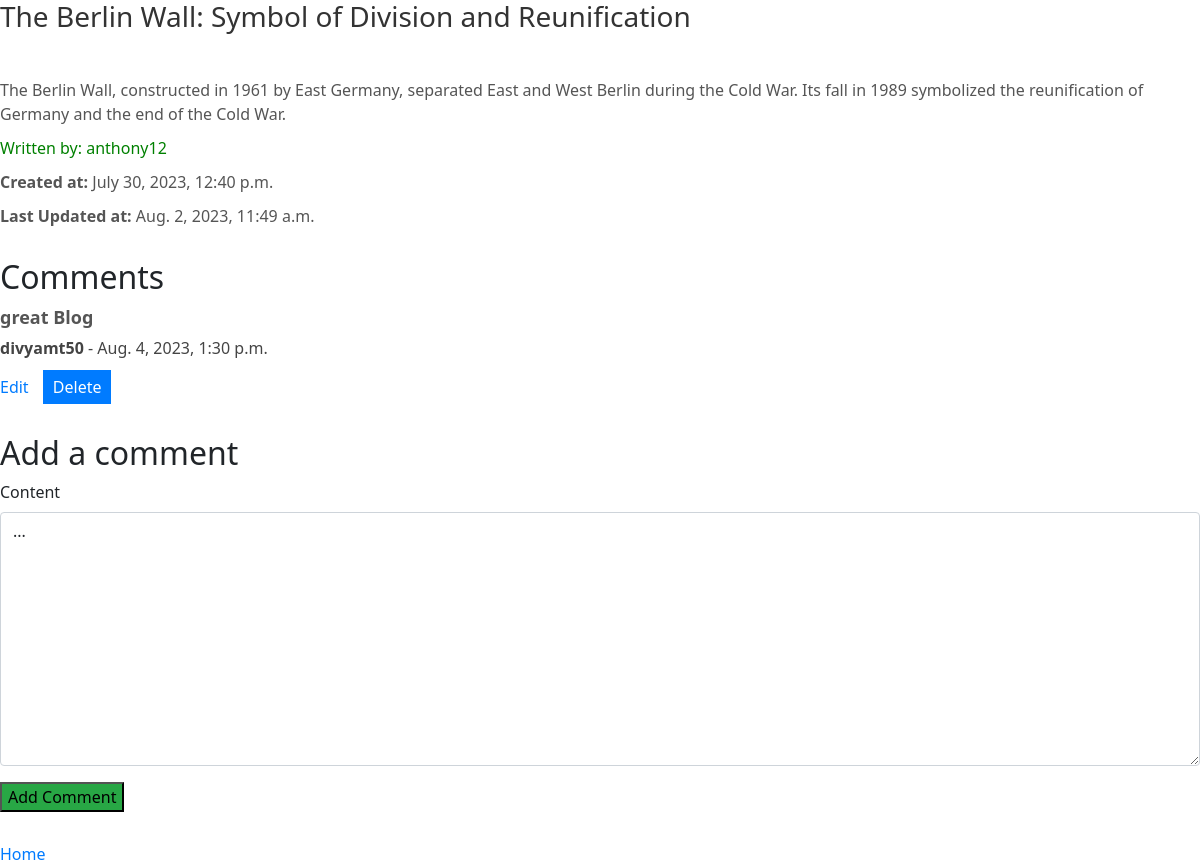
The app's page /blogs/8/ (signed in) with its own data.
### app/models.py (models this page shows, shortened)
class Blog(models.Model):
    title = models.CharField(max_length=100)
    content = models.TextField()
    owner = models.ForeignKey(settings.AUTH_USER_MODEL, on_delete=models.CASCADE)
    created_at = models.DateTimeField(auto_now_add=True)
    last_updated = models.DateTimeField(auto_now=True)
    image = models.ImageField(upload_to='blog_images/', blank=True, null=True)

class CustomUser(AbstractUser):
    pass

class Comment(models.Model):
    user = models.ForeignKey(CustomUser, on_delete=models.CASCADE)
    blog = models.ForeignKey('Blog', related_name='comments', on_delete=models.CASCADE)
    content = models.TextField(default="...")
    created_at = models.DateTimeField(auto_now_add=True)
    last_updated = models.DateTimeField(auto_now=True)

### app/views.py (the view)
# urls.py: path('blogs/<int:pk>/', BlogDetailView.as_view(), name = 'blog_detail'),
class BlogDetailView(LoginRequiredMixin,DetailView):
    model = Blog
    template_name = 'app/blog_detail.html'
    context_object_name = 'blog'
    pk_url_kwarg = 'pk'
    login_url = '/login/'
    def get_context_data(self, **kwargs):
        context = super().get_context_data(**kwargs)
        blog = context['blog']
        context['comments'] = Comment.objects.filter(blog = blog)
        context['comment_form'] = CommentForm()
        return context

### app/forms.py
class CommentForm(forms.ModelForm):
    class Meta:
        model = Comment
        fields = ['content']
    def __init__(self, *args, **kwargs):
        super().__init__(*args, **kwargs)
        self.fields['content'].required = False

### app/templates/app/blog_detail.html (shortened to what this page needs)
{% extends 'app/base.html' %}
{% block content %}
{% load crispy_forms_tags %}
<h1>{{ blog.title }}</h1>
<br>
<p>{{ blog.content }}</p>
<p style="color: green;">Written by: {{ blog.owner.username }}</p>
<p><strong>Created at:</strong> {{ blog.created_at }}</p>
<p><strong>Last Updated at:</strong> {{ blog.last_updated }}</p>
<div class="comment-section">
    <h2>Comments</h2>
    {% for comment in comments %}
        <div class="comment">
            <p class="comment-content">{{ comment.content }}</p>
            <p class="comment-info">
                <strong>{{ comment.user.username }}</strong> - {{ comment.created_at }}
            </p>
            {% if comment.user == request.user %}
                <a href="{% url 'edit_comment' pk=comment.pk %}">Edit</a>
                <form method="post" action="{% url 'delete_comment' pk=comment.pk %}">
                    <button type="submit">Delete</button>
                </form>
            {% endif %}
        </div>
    {% empty %}
        <p>No comments yet</p>
    {% endfor %}
</div>
<div class="add-comment-section">
    <h2>Add a comment</h2>
    <form method="post" enctype="multipart/form-data" action="{% url 'add_comment' pk=blog.pk %}">
        {{ comment_form|crispy }}
        <button type="submit">Add Comment</button>
    </form>
</div>
<div class="home-link">
    <a href="{% url 'blog_list' %}">Home</a>
</div>
{% endblock %}

### app/templates/app/blog_detail.html (style rules this page uses)
h1 { color: #333; font-size: 28px; margin-bottom: 20px; }
p { color: #555; font-size: 16px; margin-bottom: 10px; }
.comment-section { margin-top: 30px; }
.comment-section p.comment-content { font-size: 18px; font-weight: bold; margin-bottom: 5px; }
.comment-section p.comment-info { font-size: 16px; color: #444; margin-bottom: 10px; }
.comment-section a { color: #007bff; text-decoration: none; margin-right: 10px; }
.comment-section form { display: inline-block; }
.comment-section button { background-color: #007bff; color: #fff; border: none; padding: 5px 10px; cursor: pointer; }
.add-comment-section { margin-top: 30px; }
.add-comment-section button { background-color: #28a745; }
.home-link { display: block; margin-top: 30px; }
.home-link a { color: #007bff; text-decoration: none; }
.comment-section .comment { margin-bottom: 20px; }

### records on screen
Blog: content "The Berlin Wall, constructed in 1961 by East Germany, separated East and West Berlin during the Cold War. Its fall in 1989 symbolized the reunification of Germany and the end of the Cold War.", owner.username "anthony12", created_at "July 30, 2023, 12:40 p.m.", last_updated "Aug. 2, 2023, 11:49 a.m."
Comment: content "great Blog", user.username "divyamt50", created_at "Aug. 4, 2023, 1:30 p.m.", shows "Edit"
